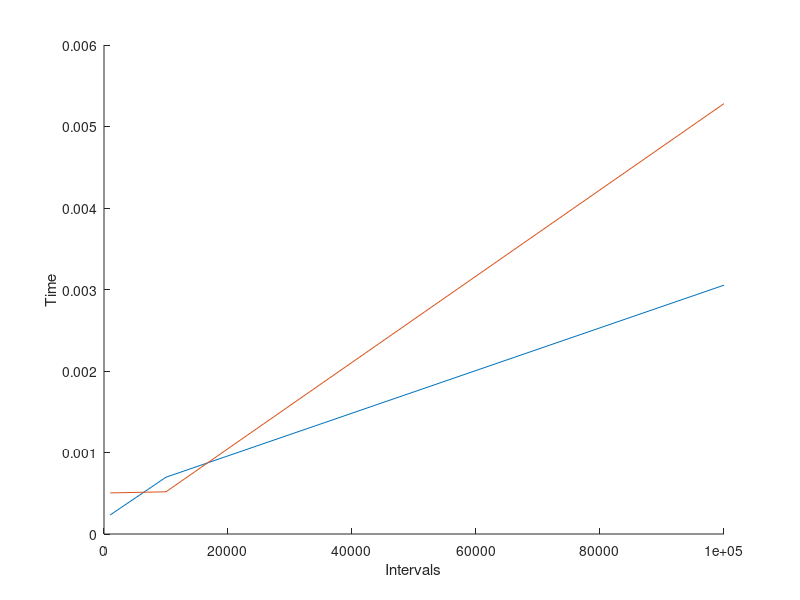

MATLAB code for this plot:
interval = [1000, 10000, 100000];
timeP = [.0002335, .000697, .0030532];
timeS = [.000504, .0005179, .005281];
hold on
plot(interval, timeP);
plot(interval, timeS);
xlabel('Intervals')
ylabel('Time')